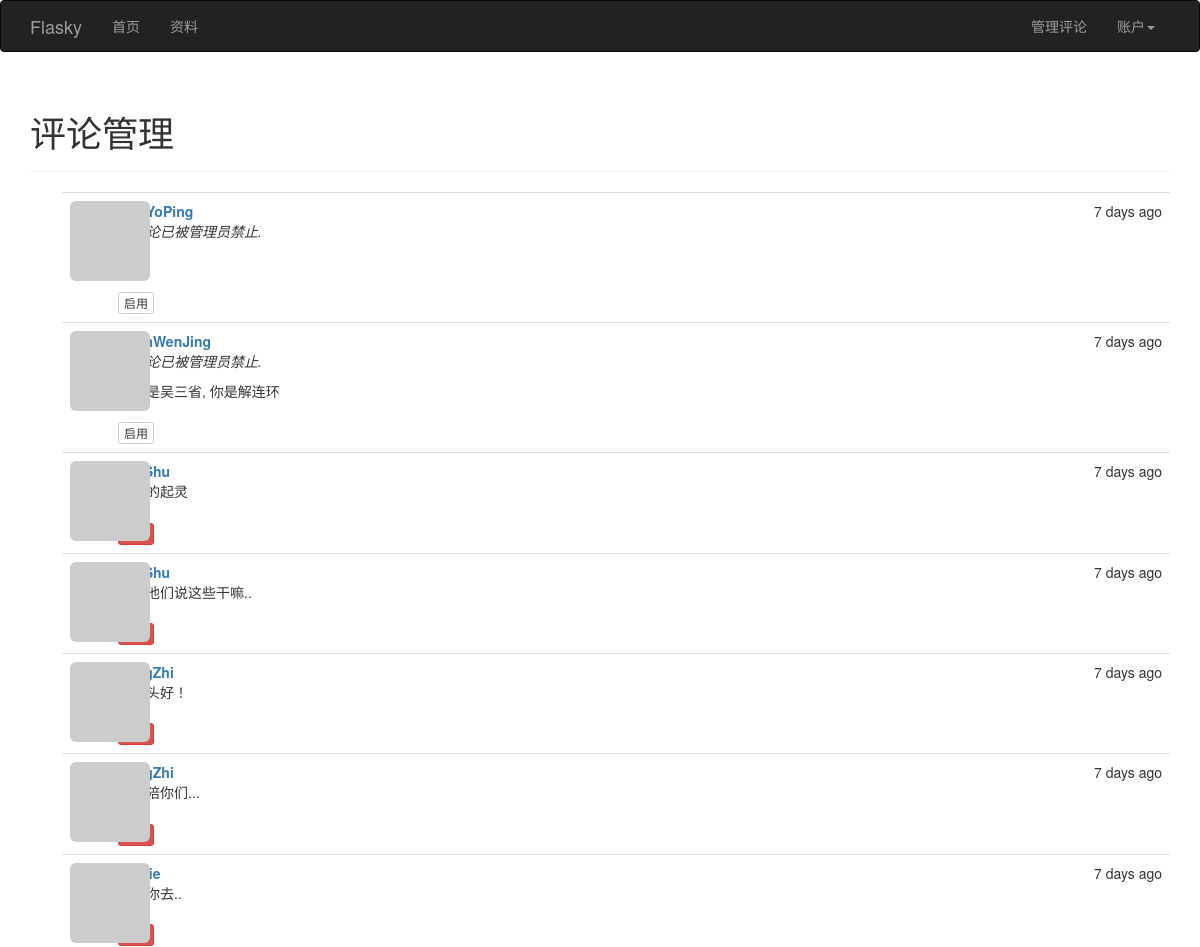
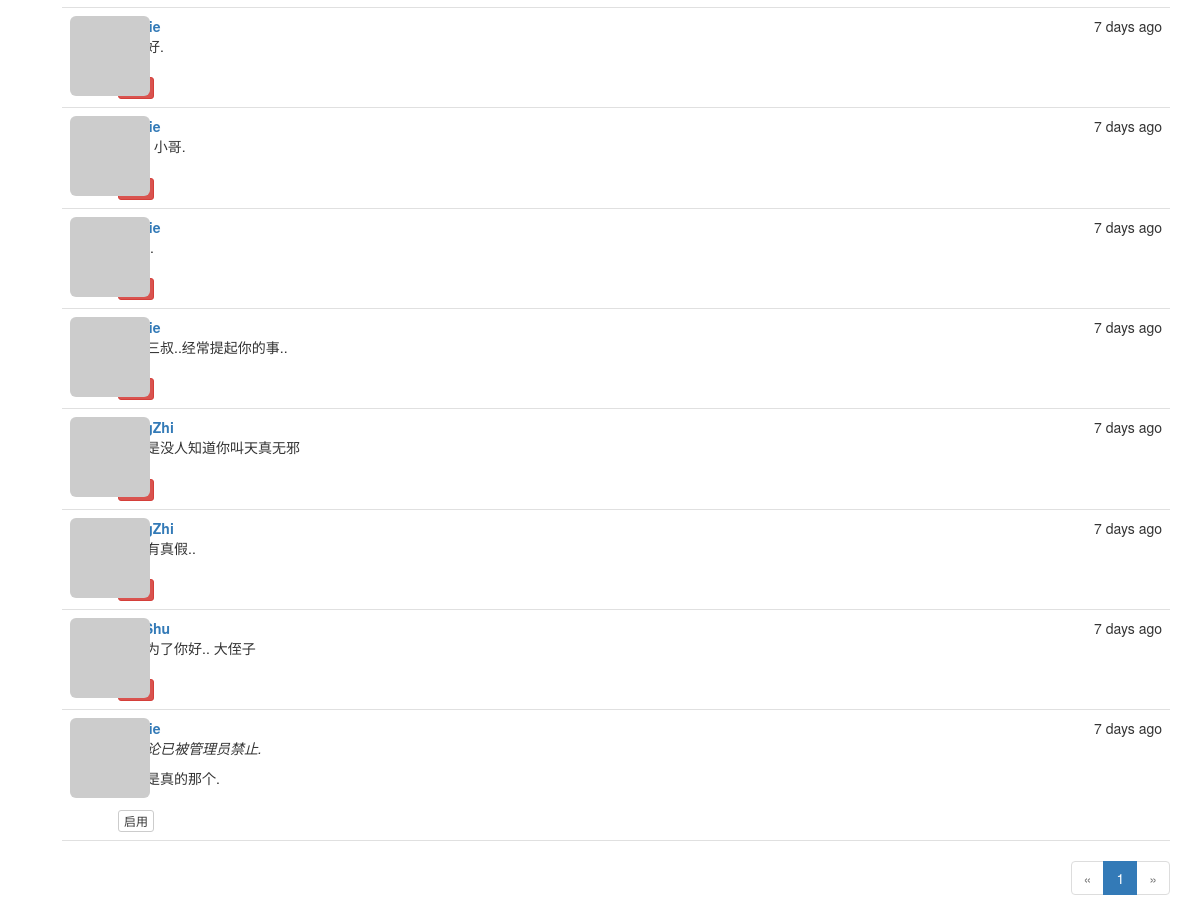
Screenshot of /moderate (signed in) with the database file from the repository (2 pictures, top to bottom).
### app/models.py (models this page shows, shortened)
class Comment(db.Model):
              __tablename__ = 'comments'
              id = db.Column(db.Integer, primary_key=True)
              body = db.Column(db.Text)
              body_html = db.Column(db.Text)
              timestamp = db.Column(db.DateTime, index=True, default=datetime.utcnow)
              disabled = db.Column(db.Boolean)
              author_id = db.Column(db.Integer, db.ForeignKey('users.id'))
              post_id = db.Column(db.Integer, db.ForeignKey('posts.id'))

class User(UserMixin, db.Model):
              __tablename__ = 'users'                                       #表名 users
              id = db.Column(db.Integer, primary_key=True)                  #列名 id
              email = db.Column(db.String(64), unique=True, index=True)     #列名 email （用户使用电子邮件进行登录）
              username = db.Column(db.String(64), unique=True, index=True)  #列名 username
              role_id = db.Column(db.Integer, db.ForeignKey('roles.id'))
              password_hash = db.Column(db.String(128))                     #列名: 密码哈希散列
              confirmed = db.Column(db.Boolean, default=False)              #列名: 注册用户确认 (1表示已验证, 0表示没有验证)
              name = db.Column(db.String(64))                               #列名: 真实姓名
              location = db.Column(db.String(64))                           #列名: 所在地
              about_me = db.Column(db.Text())                               #列名: 自我介绍
              member_since = db.Column(db.DateTime(), default=datetime.utcnow)  #列名: 注册日期
              last_seen = db.Column(db.DateTime(), default=datetime.utcnow)     #列名: 最后访问日期
              avatar_hash = db.Column(db.String(32))  #Gravatar头像生成的MD5值
              posts = db.relationship('Post', backref='author', lazy='dynamic') #外链到posts文章表
              followed = db.relationship('Follow',
                                         foreign_keys=[Follow.follower_id],             #foreign_keys参数指定外键,防止外键间的歧义
                                         backref=db.backref('follower', lazy='joined'), #lazy='joined'  加载记录,但使用联结
                                         lazy='dynamic',                                #lazy='dynamic' 不加载记录，但提供加载记录的查询
                                         cascade='all, delete-orphan')                  #启用所有默认层叠选项,而且删除孤儿记录
              followers = db.relationship('Follow',
                                          foreign_keys=[Follow.followed_id],
                                          backref=db.backref('followed', lazy='joined'),
                                          lazy='dynamic',
                                          cascade='all, delete-orphan')
              comments = db.relationship('Comment', backref='author', lazy='dynamic')
              @property  #@property作用是将方法函数变成了属性
              def password(self):
                            '''  password的只读属性(如果试图读取password属性的值,则会返回错误)  '''
                            raise AttributeError('password is not a readable attribute')
              def can(self, permissions):
                            return self.role is not None and \
                                   (self.role.permissions & permissions) == permissions
              def ping(self):
                            self.last_seen = datetime.utcnow()
                            db.session.add(self)
              def gravatar(self, size=100, default='identicon', rating='g'):
                            if request.is_secure:
                                          url = 'https://secure.gravatar.com/avatar'
                            else:
                                          url = 'http://www.gravatar.com/avatar'
                            hash = self.avatar_hash or hashlib.md5(self.email.encode('utf-8')).hexdigest()
                            return '{url}/{hash}?s={size}&d={default}&r={rating}'.format(url=url, hash=hash, size=size, default=default, rating=rating)
              ''' 使用: python manage.py shell
                       User.generate_fake(100)
              '''

### app/main/views.py (the view)
@main.route('/moderate')
@login_required
@permission_required(Permission.MODERATE_COMMENTS)
def moderate():
    page = request.args.get('get', 1, type=int)
    pagination = Comment.query.order_by(Comment.timestamp.desc()).paginate(page, per_page=current_app.config['FLASKY_COMMENTS_PER_PAGE'], error_out=False)
    comments = pagination.items
    return render_template('moderate.html', comments=comments, pagination=pagination, page=page)

### app/auth/views.py (called while the page is built)
@auth.before_app_request
def before_request():
              ''' 2.更新已登录用户的访问时间 '''
              if current_user.is_authenticated():
                            current_user.ping()   #更新已登录用户的访问时间
                            if not current_user.confirmed \
                               and request.endpoint[:5] != 'auth.' \
                               and request.endpoint != 'static':
                                          return redirect(url_for('auth.unconfirmed'))

### app/main/__init__.py (called while the page is built)
@main.app_context_processor
def inject_permissions():
              return dict(Permission=Permission)

### app/models.py (called while the page is built)
@login_manager.user_loader
def load_user(user_id):
              return User.query.get(int(user_id))

### app/templates/moderate.html (shortened to what this page needs)
{% extends "base.html" %}
{% import "_macros.html" as macros %}
{% block page_content %}
<div class="page-header">
  <h1> 评论管理  </h1>
</div>
{% set moderate = True %}
{% include '_comments.html' %}
{% if pagination %}
<div class="pagination">
  {{ macros.pagination_widget(pagination, '.moderate')}}
</div>
{% endif %}
{% endblock %}

### app/templates/_comments.html
<ul class="comments">
{% for comment in  comments %}
<li class="comment">
<div class="comment-thmbnail">
 <a href="{{ url_for('.user', username=comment.author.username) }}">
  <img class="img-rounded profile-thumbnail" src="{{ comment.author.gravatar(size=40) }}">
 </a>
</div>
<div class="comment-content">
 <div class="comment-date">{{ moment(comment.timestamp).fromNow() }}</div>
 <div class="comment-author">
  <a href="{{ url_for('.user', username=comment.author.username) }}">{{ comment.author.username}}</a>
</div>
<div class="comment-body">
{% if comment.disabled %}
<p><i>该评论已被管理员禁止.</i></p>
{% endif %}
{% if moderate or not comment.disabled %}
  {% if comment.body_html %}
        {{ comment.body_html | safe }}
  {% else %}
       {{ comment.body }}
  {% endif %}
{% endif %}
</div>
{% if moderate %}
<br/>
 {% if comment.disabled %}
     <a class="btn btn-default btn-xs" href="{{ url_for('.moderate_enable', id=comment.id, page=page) }}">启用</a>
 {% else %}
    <a class="btn btn-danger btn-xs" href="{{ url_for('.moderate_disable', id=comment.id, page=page)}}">禁止</a>
 {% endif %}
{% endif %}
</div>
</li>
{% endfor%}
</ul>

### app/static/styles.css (style rules this page uses)
.profile-thumbnail { position: absolute; }
div.pagination { width: 100%; text-align: right; padding: 0px; margin: 0px; }
ul.comments { list-style-type: none; padding: 0px; margin: 16px 0px 0px 0px; bborder-top: 1px solid #e0e0e0; }
ul.comments li.comment { margin-left: 32px; padding: 8px; border-bottom: 1px solid #e0e0e0; }
ul.comments li.comment:nth-child(1) { border-top: 1px solid #e0e0e0; }
div.comment-date { float: right; }
div.comment-author { font-weight: bold; }
div.comment-content { margin-left: 48px; min-height: 48px; }

### rows the page displays
Comment: timestamp "7 days ago", author.username "MenYoPing", disabled "该评论已被管理员禁止."
Comment: timestamp "7 days ago", author.username "ChenWenJing", disabled "该评论已被管理员禁止.", body_html "你不是吴三省, 你是解连环"
Comment: timestamp "7 days ago", body_html "张家的起灵"
Comment: timestamp "7 days ago", body_html "你跟他们说这些干嘛.."
Comment: timestamp "7 days ago", body_html "大姐头好！"
Comment: timestamp "7 days ago", body_html "我也陪你们..."
Comment: timestamp "7 days ago"
Comment: timestamp "7 days ago"
Comment: timestamp "7 days ago", body_html "Hello 小哥."
Comment: timestamp "7 days ago"
Comment: timestamp "7 days ago", body_html "我听三叔..经常提起你的事.."
Comment: timestamp "7 days ago", body_html "又不是没人知道你叫天真无邪"
Comment: timestamp "7 days ago", body_html "这也有真假.."
Comment: timestamp "7 days ago", body_html "我是为了你好.. 大侄子"
Comment: timestamp "7 days ago", disabled "该评论已被管理员禁止.", body_html "这次是真的那个."

### other values shown
{{ p }} "1"
